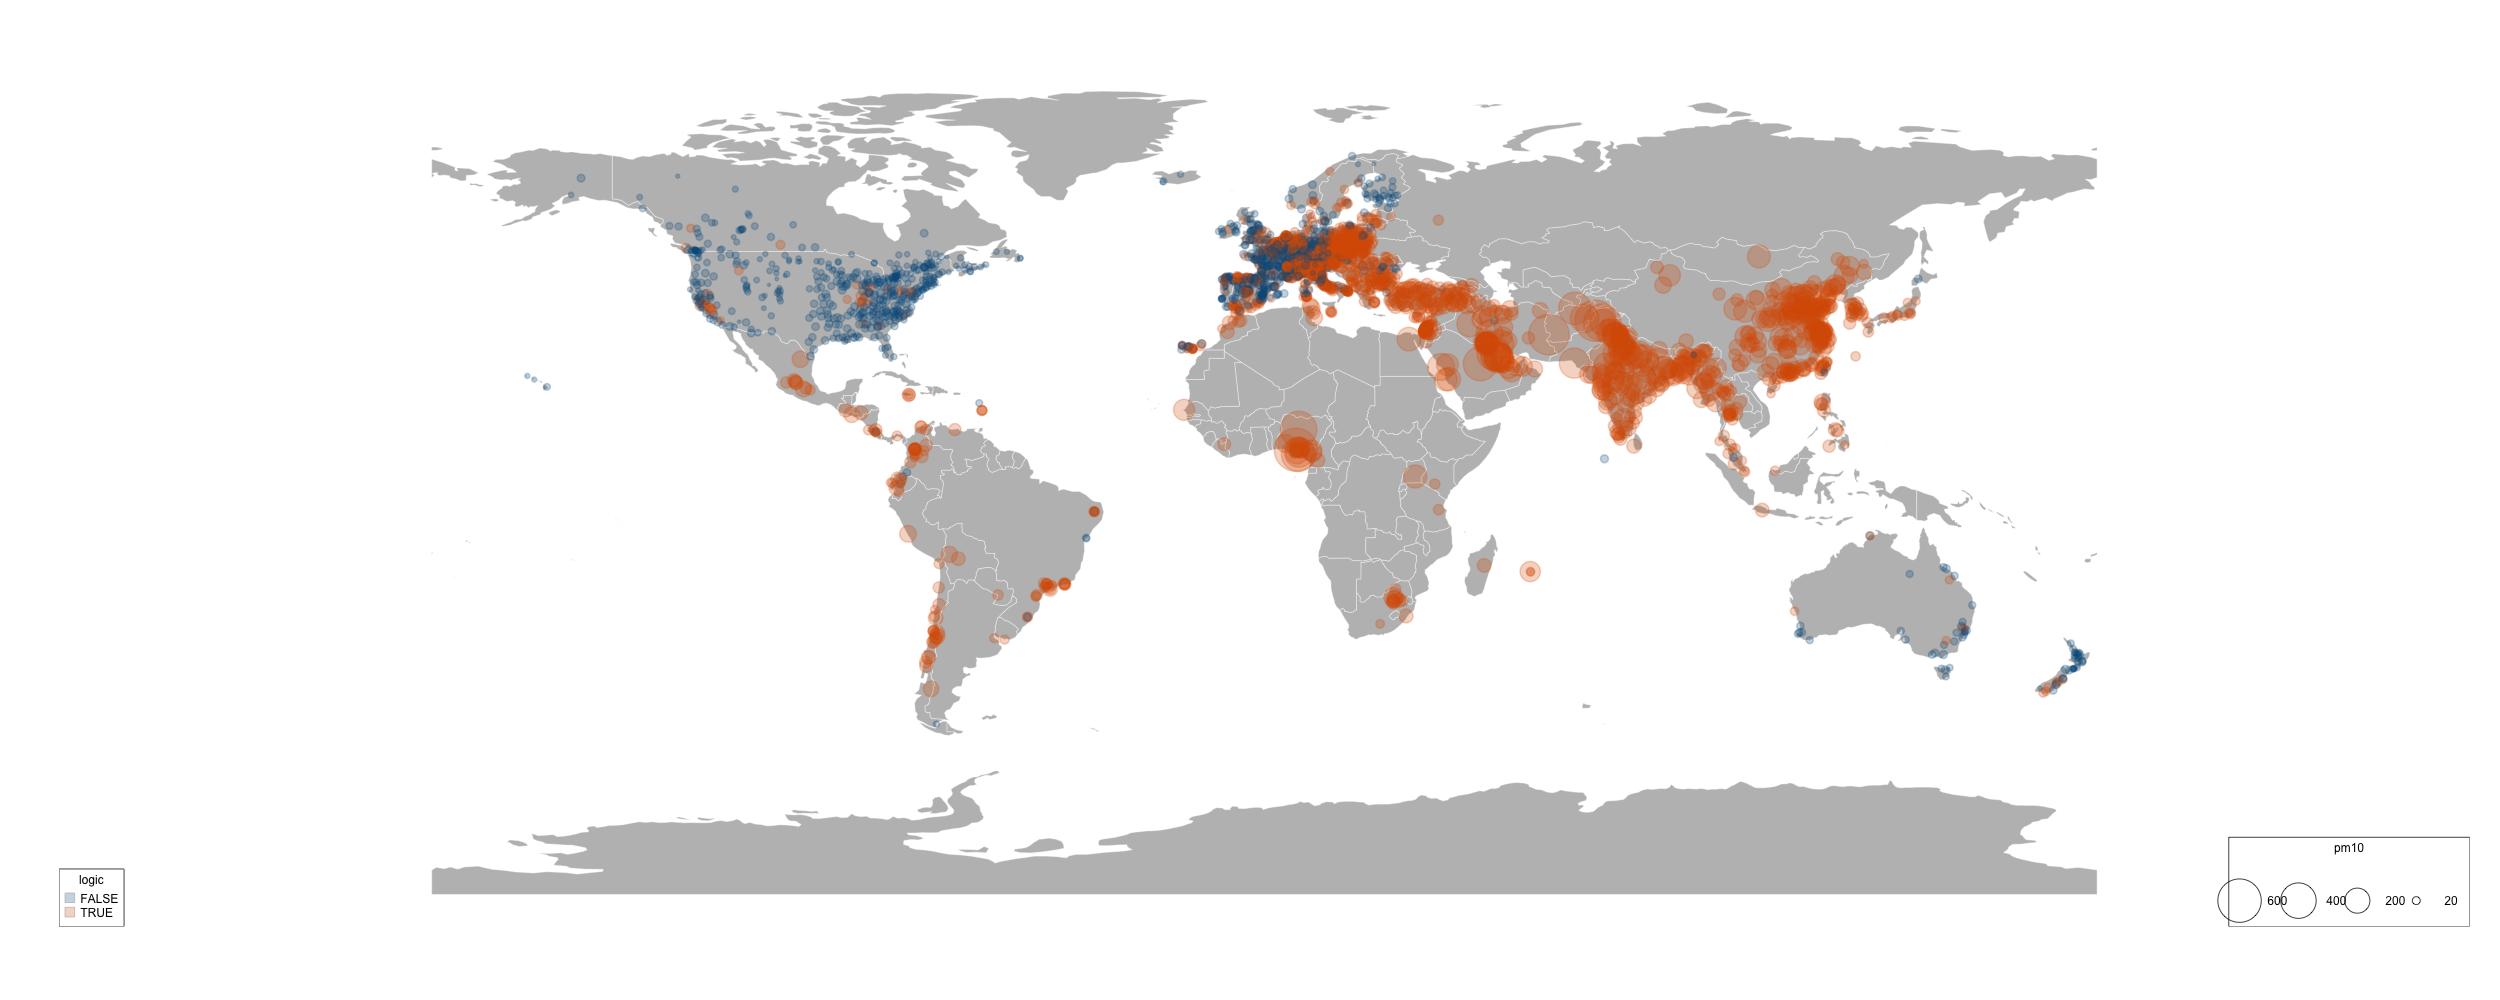

Write R code to recreate this figure.
# == Load in the data ==

airpollution = read.csv("airpollution.csv", stringsAsFactors = FALSE)
latlong = read.csv("latlong.csv", stringsAsFactors = FALSE)

# Source: http://www.who.int/phe/health_topics/outdoorair/databases/cities/en/
# 

# == Load modules ==

install.packages("RColorBrewer")
library(RColorBrewer)
install.packages('rworldmap',dependencies=TRUE) 
library(rworldmap)
install.packages('ggmap',dependencies=TRUE) 
library(ggmap)

# == Geocode the addresses ==

addresses = paste(airpollution$city, airpollution$country)
latlong = geocode(addresses[1:2400])
latlong2 = geocode(addresses[2401:2972])

write.csv(latlong, file="latlong.csv")
write.csv(latlong2, file="latlong2.csv")


# Turn it into a dataframe and set colour threshold
pmtemp <- data.frame(lon = latlong$lon, lat = latlong$lat, pm10 = airpollution$pm10, region = airpollution$region.1, logic = airpollution$pm10 > 20, stringsAsFactors = FALSE)
logic <- airpollution$pm10 > 20 

# == Make the PM10 map ==

png('airpollution.png', width=2500, height=1000, units="px", bg="white")

mapBubbles(dF = pmtemp,
           nameX = "lon",
           nameY = "lat",
           nameZSize = "pm10",
           #nameZColour = "#d95f0240",
           symbolSize = 2,
           lwdSymbols = 2,
           nameZColour = "logic",
           colourPalette = c("#055d8b40",
                             "#d95f0240"),
           fill = TRUE,
           main = "PM10 Concentrations in World Cities",
           catMethod = "categorical",
           landCol = "grey",
           borderCol = "white",
           addLegend = TRUE,
           legendVals = c(600,400,200, 20),
           legendHoriz = TRUE,
           bty = 0
           )

#mapBubbles(nameZColour = adjustcolor('black', alpha.f = 0.7), fill=FALSE, add=TRUE)

dev.off()
